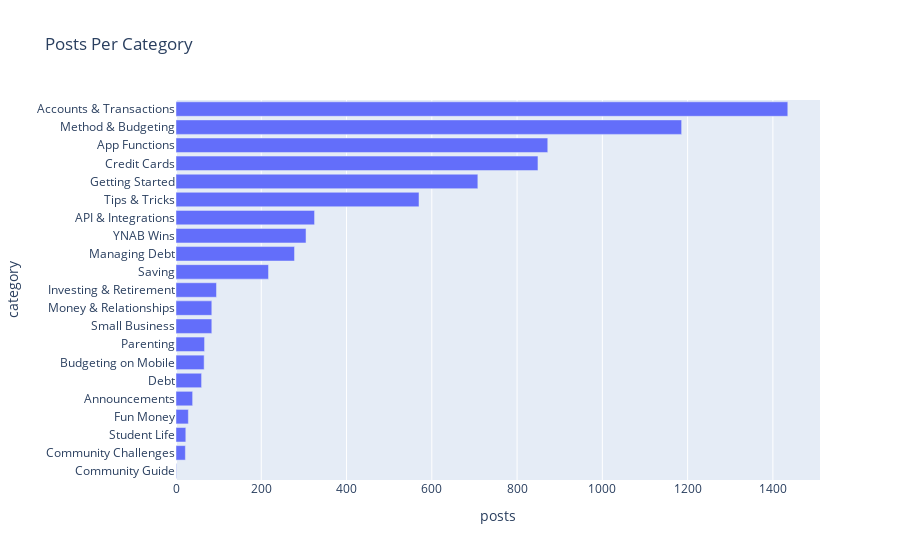
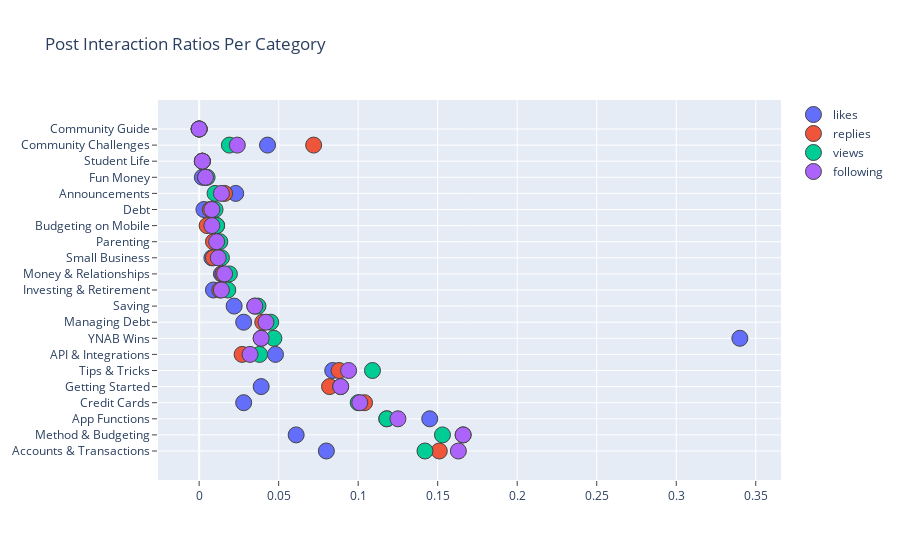

Here is the notebook cell these charts were saved with, in order:
### Markdown cell above
## **Topic Category Graphs**

### Code cell
topic_graph.show()
interactions_graph.show()

### Figure 1 — Plotly figure (JSON) as saved in the notebook; plotly's stock layout.template omitted (floating-point values rounded to 4 significant figures)
{"data": [{"alignmentgroup": "True", "hovertemplate": "posts=%{x}<br>category=%{y}<extra></extra>", "legendgroup": "", "marker": {"color": "#636efa"}, "name": "", "offsetgroup": "", "orientation": "h", "showlegend": false, "textposition": "auto", "type": "bar", "x": [1, 22, 23, 29, 39, 60, 66, 67, 84, 84, 95, 217, 278, 305, 325, 570, 708, 849, 872, 1186, 1435], "xaxis": "x", "y": ["Community Guide", "Community Challenges", "Student Life", "Fun Money", "Announcements", "Debt", "Budgeting on Mobile", "Parenting", "Small Business", "Money & Relationships", "Investing & Retirement", "Saving", "Managing Debt", "YNAB Wins", "API & Integrations", "Tips & Tricks", "Getting Started", "Credit Cards", "App Functions", "Method & Budgeting", "Accounts & Transactions"], "yaxis": "y"}], "layout": {"barmode": "relative", "legend": {"tracegroupgap": 0}, "title": {"text": "Posts Per Category"}, "xaxis": {"anchor": "y", "domain": [0, 1], "title": {"text": "posts"}}, "yaxis": {"anchor": "x", "domain": [0, 1], "title": {"text": "category"}}}}

### Figure 2 — Plotly figure (JSON) as saved in the notebook; plotly's stock layout.template omitted (floating-point values rounded to 4 significant figures)
{"data": [{"marker": {"line": {"width": 1}, "size": 16, "symbol": "circle"}, "mode": "markers", "name": "likes", "type": "scatter", "x": [0.08, 0.061, 0.145, 0.028, 0.039, 0.084, 0.048, 0.34, 0.028, 0.022, 0.009, 0.014, 0.008, 0.01, 0.011, 0.003, 0.023, 0.002, 0.002, 0.043, 0], "y": ["Accounts & Transactions", "Method & Budgeting", "App Functions", "Credit Cards", "Getting Started", "Tips & Tricks", "API & Integrations", "YNAB Wins", "Managing Debt", "Saving", "Investing & Retirement", "Money & Relationships", "Small Business", "Parenting", "Budgeting on Mobile", "Debt", "Announcements", "Fun Money", "Student Life", "Community Challenges", "Community Guide"]}, {"marker": {"line": {"width": 1}, "size": 16, "symbol": "circle"}, "mode": "markers", "name": "replies", "type": "scatter", "x": [0.151, 0.166, 0.118, 0.104, 0.082, 0.088, 0.027, 0.039, 0.04, 0.035, 0.013, 0.015, 0.009, 0.009, 0.005, 0.007, 0.016, 0.004, 0.002, 0.072, 0], "y": ["Accounts & Transactions", "Method & Budgeting", "App Functions", "Credit Cards", "Getting Started", "Tips & Tricks", "API & Integrations", "YNAB Wins", "Managing Debt", "Saving", "Investing & Retirement", "Money & Relationships", "Small Business", "Parenting", "Budgeting on Mobile", "Debt", "Announcements", "Fun Money", "Student Life", "Community Challenges", "Community Guide"]}, {"marker": {"line": {"width": 1}, "size": 16, "symbol": "circle"}, "mode": "markers", "name": "views", "type": "scatter", "x": [0.142, 0.153, 0.118, 0.1, 0.089, 0.109, 0.038, 0.047, 0.045, 0.037, 0.018, 0.019, 0.014, 0.013, 0.011, 0.01, 0.01, 0.005, 0.002, 0.019, 0], "y": ["Accounts & Transactions", "Method & Budgeting", "App Functions", "Credit Cards", "Getting Started", "Tips & Tricks", "API & Integrations", "YNAB Wins", "Managing Debt", "Saving", "Investing & Retirement", "Money & Relationships", "Small Business", "Parenting", "Budgeting on Mobile", "Debt", "Announcements", "Fun Money", "Student Life", "Community Challenges", "Community Guide"]}, {"marker": {"line": {"width": 1}, "size": 16, "symbol": "circle"}, "mode": "markers", "name": "following", "type": "scatter", "x": [0.163, 0.166, 0.125, 0.101, 0.089, 0.094, 0.032, 0.039, 0.042, 0.035, 0.014, 0.016, 0.012, 0.011, 0.008, 0.008, 0.014, 0.004, 0.002, 0.024, 0], "y": ["Accounts & Transactions", "Method & Budgeting", "App Functions", "Credit Cards", "Getting Started", "Tips & Tricks", "API & Integrations", "YNAB Wins", "Managing Debt", "Saving", "Investing & Retirement", "Money & Relationships", "Small Business", "Parenting", "Budgeting on Mobile", "Debt", "Announcements", "Fun Money", "Student Life", "Community Challenges", "Community Guide"]}], "layout": {"title": {"text": "Post Interaction Ratios Per Category"}, "xaxis": {"ticks": "outside"}, "yaxis": {"ticks": "outside"}}}
